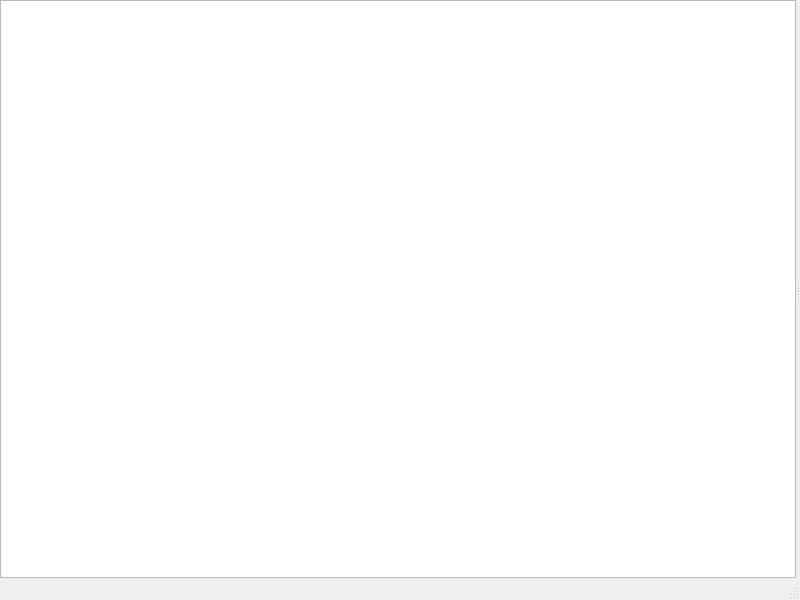
<?xml version="1.0" encoding="UTF-8"?>
<ui version="4.0">
 <class>MainWindow</class>
 <widget class="QMainWindow" name="MainWindow">
  <property name="geometry">
   <rect>
    <x>0</x>
    <y>0</y>
    <width>800</width>
    <height>600</height>
   </rect>
  </property>
  <property name="windowTitle">
   <string>MainWindow</string>
  </property>
  <widget class="QWidget" name="centralwidget">
   <layout class="QHBoxLayout" name="horizontalLayout">
    <property name="spacing">
     <number>0</number>
    </property>
    <property name="leftMargin">
     <number>0</number>
    </property>
    <property name="topMargin">
     <number>0</number>
    </property>
    <property name="rightMargin">
     <number>0</number>
    </property>
    <property name="bottomMargin">
     <number>0</number>
    </property>
    <item>
     <widget class="QSplitter" name="splitter">
      <property name="orientation">
       <enum>Qt::Horizontal</enum>
      </property>
      <widget class="NavigatorTree" name="twNavigator">
       <property name="sizePolicy">
        <sizepolicy hsizetype="Preferred" vsizetype="Expanding">
         <horstretch>0</horstretch>
         <verstretch>0</verstretch>
        </sizepolicy>
       </property>
       <property name="sizeAdjustPolicy">
        <enum>QAbstractScrollArea::AdjustToContents</enum>
       </property>
       <property name="editTriggers">
        <set>QAbstractItemView::NoEditTriggers</set>
       </property>
       <attribute name="headerVisible">
        <bool>false</bool>
       </attribute>
       <column>
        <property name="text">
         <string notr="true">1</string>
        </property>
       </column>
      </widget>
      <widget class="QStackedWidget" name="stackedWidget"/>
     </widget>
    </item>
   </layout>
  </widget>
  <widget class="QMenuBar" name="menubar">
   <property name="geometry">
    <rect>
     <x>0</x>
     <y>0</y>
     <width>800</width>
     <height>20</height>
    </rect>
   </property>
  </widget>
  <widget class="QStatusBar" name="statusbar"/>
 </widget>
 <customwidgets>
  <customwidget>
   <class>NavigatorTree</class>
   <extends>QTreeWidget</extends>
   <header>src/widgets/NavigatorTree.hpp</header>
  </customwidget>
 </customwidgets>
 <resources/>
 <connections/>
</ui>
